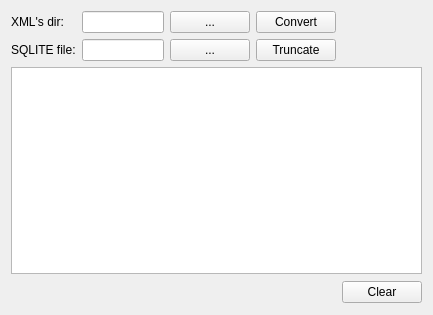
<?xml version="1.0" encoding="UTF-8"?>
<ui version="4.0">
 <class>MainWindow</class>
 <widget class="QMainWindow" name="MainWindow">
  <property name="geometry">
   <rect>
    <x>0</x>
    <y>0</y>
    <width>433</width>
    <height>315</height>
   </rect>
  </property>
  <property name="windowTitle">
   <string>AVR XML2SQLite</string>
  </property>
  <widget class="QWidget" name="centralWidget">
   <layout class="QGridLayout" name="gridLayout">
    <item row="2" column="5">
     <widget class="QPushButton" name="pushButtonBrowseXML">
      <property name="text">
       <string>...</string>
      </property>
     </widget>
    </item>
    <item row="6" column="7">
     <widget class="QPushButton" name="pushButton_4">
      <property name="text">
       <string>Clear</string>
      </property>
     </widget>
    </item>
    <item row="2" column="1" colspan="4">
     <widget class="QLineEdit" name="lineEditXMLDir"/>
    </item>
    <item row="2" column="0">
     <widget class="QLabel" name="label">
      <property name="text">
       <string>XML's dir:</string>
      </property>
     </widget>
    </item>
    <item row="5" column="0" colspan="8">
     <widget class="QTextEdit" name="textEdit"/>
    </item>
    <item row="3" column="5">
     <widget class="QPushButton" name="pushButtonBrowseSQLITE">
      <property name="text">
       <string>...</string>
      </property>
     </widget>
    </item>
    <item row="3" column="1" colspan="4">
     <widget class="QLineEdit" name="lineEditSQLITE"/>
    </item>
    <item row="6" column="0" colspan="6">
     <spacer name="horizontalSpacer">
      <property name="orientation">
       <enum>Qt::Horizontal</enum>
      </property>
      <property name="sizeHint" stdset="0">
       <size>
        <width>321</width>
        <height>24</height>
       </size>
      </property>
     </spacer>
    </item>
    <item row="3" column="0">
     <widget class="QLabel" name="label_2">
      <property name="text">
       <string>SQLITE file:</string>
      </property>
     </widget>
    </item>
    <item row="3" column="6">
     <widget class="QPushButton" name="pushButton">
      <property name="text">
       <string>Truncate</string>
      </property>
     </widget>
    </item>
    <item row="2" column="6">
     <widget class="QPushButton" name="pushButtonGo">
      <property name="text">
       <string>Convert</string>
      </property>
     </widget>
    </item>
   </layout>
  </widget>
 </widget>
 <layoutdefault spacing="6" margin="11"/>
 <resources/>
 <connections>
  <connection>
   <sender>pushButton_4</sender>
   <signal>clicked()</signal>
   <receiver>textEdit</receiver>
   <slot>clear()</slot>
   <hints>
    <hint type="sourcelabel">
     <x>348</x>
     <y>271</y>
    </hint>
    <hint type="destinationlabel">
     <x>307</x>
     <y>223</y>
    </hint>
   </hints>
  </connection>
 </connections>
</ui>
